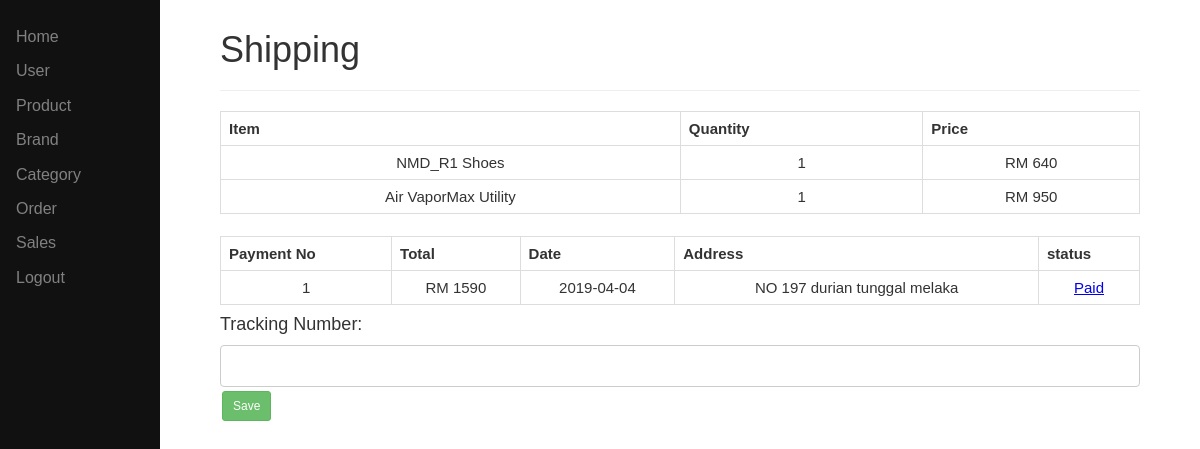
The page /shipping.php?ship=1 (signed in) on the database its author committed.
### tables this page shows
CREATE TABLE `product_order` (
  `product_order_id` int(11) NOT NULL,
  `product_id` int(11) NOT NULL,
  `user_id` varchar(13) NOT NULL,
  `payment_id` int(11) NOT NULL,
  `quantity` int(4) NOT NULL,
  `price` int(4) NOT NULL,
  `order_date` date NOT NULL,
  `order_address` varchar(250) NOT NULL,
  `order_status` varchar(12) NOT NULL
);

CREATE TABLE `product` (
  `product_id` int(11) NOT NULL,
  `category_id` int(11) NOT NULL,
  `brand_id` int(11) NOT NULL,
  `product_name` varchar(250) NOT NULL,
  `product_quantity` int(7) NOT NULL,
  `product_price` int(10) NOT NULL,
  `file_path` varchar(250) NOT NULL
);

### shipping.php (the view, shortened to what this page needs)
<?php
require 'include/function.php';
include_once('html/menu.php');
include_once('html/head.php');
if(isset($_GET['ship'])){
    $ship = $_GET['ship'];
  }
?>
<div class="main">
<h1>Shipping</h1>
<hr>
<table id="example" style="font-size: 15px;" class="table table-hover" style="width:100%">
 <thead>
     <tr>
         <th> Item </th>
         <th>Quantity</th>
         <th>Price</th>
     <?php
       $sql = "SELECT product_order.product_id, product_order.product_order_id, product_order.order_date, product_order.order_address, product_order.quantity, product_order.price,   product_order.order_status, product_order.user_id, product.product_name, product.file_path, brand.brand_name FROM `product_order` JOIN product ON product_order.product_id=product.product_id JOIN brand ON product.brand_id=brand.brand_id WHERE product_order.payment_id='$ship' ORDER BY product_order_id DESC;";
       $result1 = $con->query($sql);
       if($result1->num_rows > 0){
       while($row1 = $result1->fetch_assoc()){
       $quantity = $row1['quantity'];
       $price = $row1['price'];
       $product_name = $row1['product_name'];
          ?>
     </tr>
 </thead>
 <tbody>
     <td style="text-align: center;"><?php echo $product_name; ?></td>
     <td style="text-align: center;"><?php echo $quantity; ?></td>
      <td style="text-align: center;">RM <?php echo $price; ?></td>
       <?php
       }
     }
     else
       {
     ?>
    <?php
     }
     ?>
 </tbody>
    </table>
    <br>
 <table id="example" style="font-size: 15px;" class="table table-hover" style="width:100%">
 <thead>
     <tr>
         <th>Payment No </th>
         <th>Total</th>
         <th>Date</th>
         <th>Address</th>
         <th>status</th>
     <?php
         $sql = "SELECT  product_order.payment_id, SUM(price) AS total, order_date, order_status, order_address, payment.file_path FROM product_order JOIN payment ON product_order.payment_id=payment.payment_id WHERE product_order.payment_id='$ship' GROUP BY payment_id";
         $result1 = $con->query($sql);
       if($result1->num_rows > 0){
       while($row1 = $result1->fetch_assoc()){
         $payment_id = $row1['payment_id'];
         $total = $row1['total'];
         $order_date= $row1['order_date'];
         $order_status= $row1['order_status'];
         $order_address = $row1['order_address'];
         $file_path = $row1['file_path'];
          ?>
     </tr>
 </thead>
 <tbody>
 <form method="post">
     <td style="text-align: center;"><?php echo $payment_id; ?></td>
      <td style="text-align: center;">RM <?php echo $total; ?></td>
      <td style="text-align: center;"><?php echo $order_date; ?></td>
      <td style="text-align: center;"><?php echo $order_address; ?></td>
      <td style="text-align: center;"><?php
      if($order_status=="Paid"){
        echo '<a href="'.$file_path.'" target="blank" >Paid</a>';
      }
      else{
        echo $order_status;
      }
      ?></td>
       <?php
       }
     }
     else
       {
     ?>
    <?php
     }
     ?>
 </tbody>
</table>
<h4>Tracking Number:</h4>
<input type="text" name="tracking_no" class="form-control" required>
<button type="submit" name="track" class="btn btn-sm btn-green">Save</button>
</div>

### css/style.css (style rules this page uses)
html { box-sizing: border-box; font-family: Arial, Helvetica, sans-serif; }
body { color: #333333; background-color: #ffffff; margin: 30px 50px; line-height: 1.4; }
input, button, select, textarea { font-family: inherit; font-size: inherit; line-height: inherit; }
h1, h2, h3, h4, h5, h6, .h1, .h2, .h3, .h4, .h5, .h6 { font-family: inherit; font-weight: 500; line-height: 1.1; color: inherit; }
h1, .h1, h2, .h2, h3, .h3 { margin-top: 20px; margin-bottom: 10px; }
h4, .h4, h5, .h5, h6, .h6 { margin-top: 10px; margin-bottom: 10px; }
h1, .h1 { font-size: 36px; }
h4, .h4 { font-size: 18px; }
hr { margin-top: 20px; margin-bottom: 20px; border: 0; border-top: 1px solid #eeeeee; }
.btn { background-color: #e7e7e7; color: black; border: 1px solid grey; padding: 8px 15px; border-radius: 5px; opacity: 0.9; transition: 0.3s; text-align: center; text-decoration: none; display: inline-block; font-size: 15px; margin: 4px 2px; cursor: pointer; }
.btn-sm { padding: 5px 10px; font-size: 12px; line-height: 1.5; border-radius: 3px; }
.btn-green { color: #ffffff; background-color: #5cb85c; border-color: #4cae4c; }
.form-control { width: 100%; padding: 9px; border: 1px solid #ccc; border-radius: 4px; resize: vertical; }
.main { margin-left: 160px; font-size: 16px; padding: 0px 10px; }
table { font-size: 16px; border-collapse: collapse; width: 100%; }
td, th { border: 1px solid #dddddd; text-align: left; padding: 8px; }

### rows shown on the page
product_order: product.product_name "NMD_R1 Shoes", quantity "1", price "640"
product_order: product.product_name "Air VaporMax Utility", quantity "1", price "950"

### other values the page prints
$payment_id "1"
$total "1590"
$order_date "2019-04-04"
$order_address "NO 197 durian tunggal melaka"
